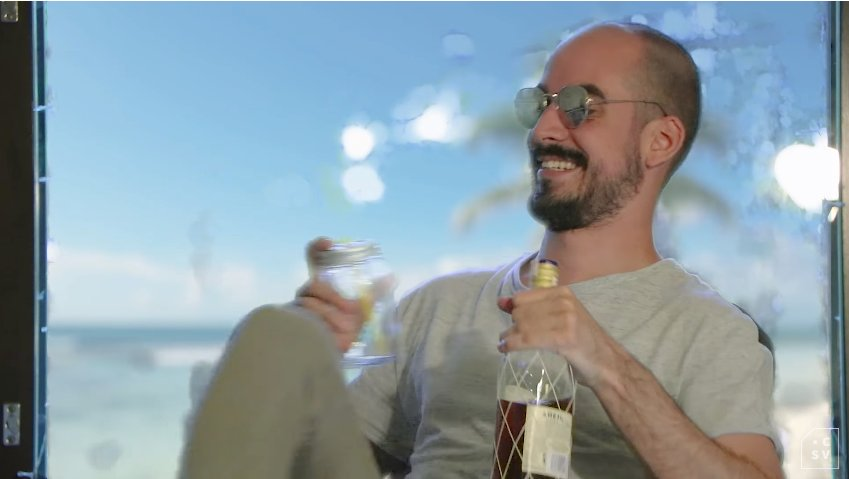
#> input picture assets/original.jpg, 849 x 479 px, given as the content of the folder ../data/original, which was not available
$ python combine_images.py
#> lines starting #> are read from the running program, lines starting #| are printed output that depends on the picture; pictures that were not available may be replaced by others from this repository, and a replacement may not be noted
import argparse
import os
import numpy as np

from PIL import Image

parser = argparse.ArgumentParser()
parser.add_argument('--original', type=str, default='../data/original')
parser.add_argument('--segmentated', type=str, default='../data/transparency')
args = parser.parse_args()


def make_square(im, min_size=256, fill_color=(255, 255, 255, 1)):
	x, y = im.size
	size = max(min_size, x, y)
	new_im = Image.new('RGBA', (size, size), fill_color)
	new_im.paste(im, (int((size - x) / 2), int((size - y) / 2)))
	return new_im

if not os.path.exists('../data/prepared'):
    os.makedirs('../data/prepared')

for root, dirs, files in os.walk(args.original, topdown=False):
    for i, name in enumerate(files):
            print(i, name)
            try:
                    both = Image.new('RGB', (1024, 512))
#> both: PIL image 1024x512 RGB; every value is 0
                    print('Cropping {}'.format(os.path.join(args.original, name)))

                    img = Image.open(os.path.join(args.original, name))
#> img is the input picture: PIL image 849x479 RGB; mean R, G, B 141.8, 158, 165.9
                    if name.endswith('jpeg'):
                        name = name.replace('jpeg','png')
                    img2 = Image.open(os.path.join(args.segmentated, name))

                    print('Lets start to resize')
                    img = img.resize((512, 512), Image.LANCZOS)
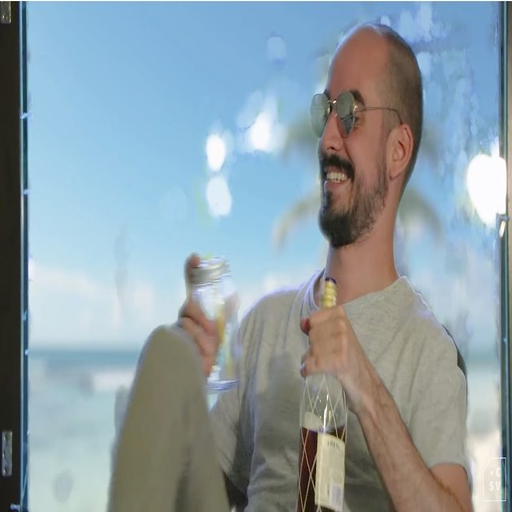
#> img: PIL image 512x512 RGB; mean R, G, B 141.8, 158, 165.9
                    img2 = img2.resize((512, 512), Image.LANCZOS)

                    print('Paste resized images')
                    print(np.array(img).shape)
#| (512, 512, 3)
                    print(np.array(img2).shape)
#| (512, 512, 3)
                    both.paste(img, (0, 0, 512, 512))
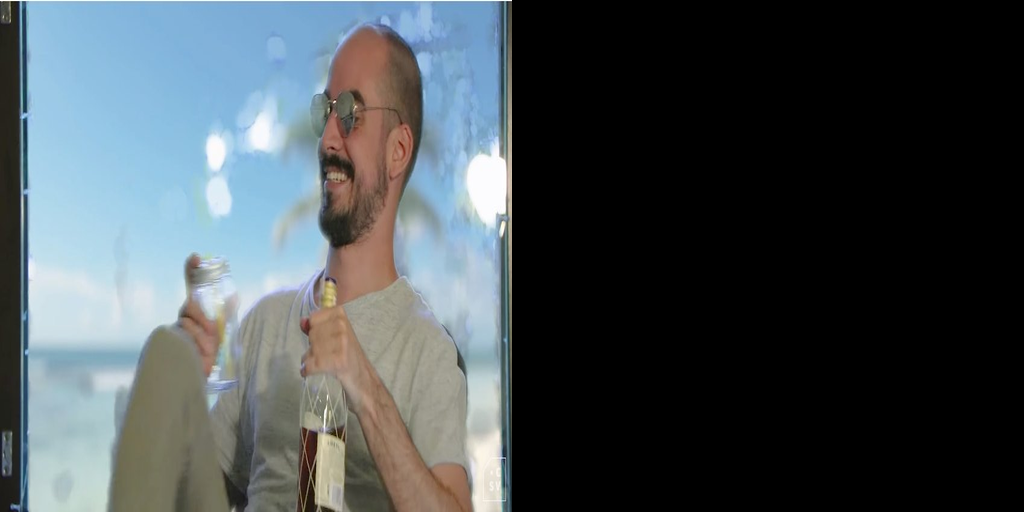
#> both: PIL image 1024x512 RGB; mean R, G, B 70.9, 79, 83
                    both.paste(img2.convert('RGB'), (512, 0, 1024, 512))
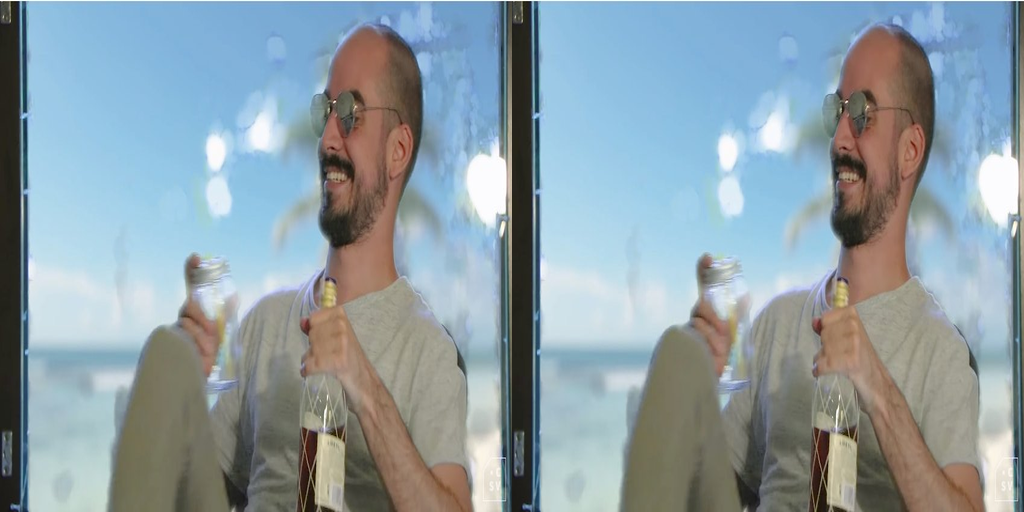
#> both: PIL image 1024x512 RGB; mean R, G, B 141.8, 158, 165.9
                    both.save('../data/prepared/'+name)
                    print('Saved')
            except Exception as e:
                print('Error: {}'.format(e))
